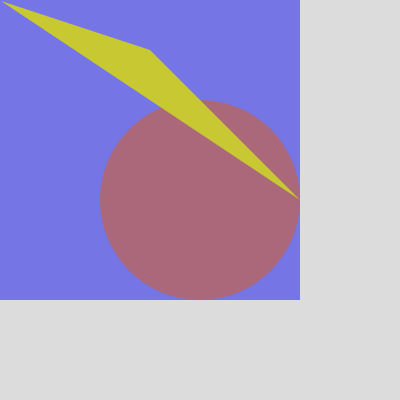
Frame 1 (no input)
Frame 60 (no input): identical to frame 1, image omitted
Frame 120 (the mouse pressed at the canvas centre since frame 60): identical to frame 1, image omitted

The p5.js sketch that drew this single still picture (run headless with seeded random() and noise() and a simulated clock; from frame 60 on, the mouse is pressed at the canvas centre):

// p5.js sketch
// ── sketch.js
function setup() {
    createCanvas(400, 400);
  }
  
  function draw() {
    background(220);
    noStroke();
    fill(0,0,240,120);
    rect(0,0,300,300);
    
    fill(230,90,0,120);
    circle(width/2, height/2, 200)
    
    fill(200,200,50);
    triangle(1,1, 300,200,150,50)
  }
  
